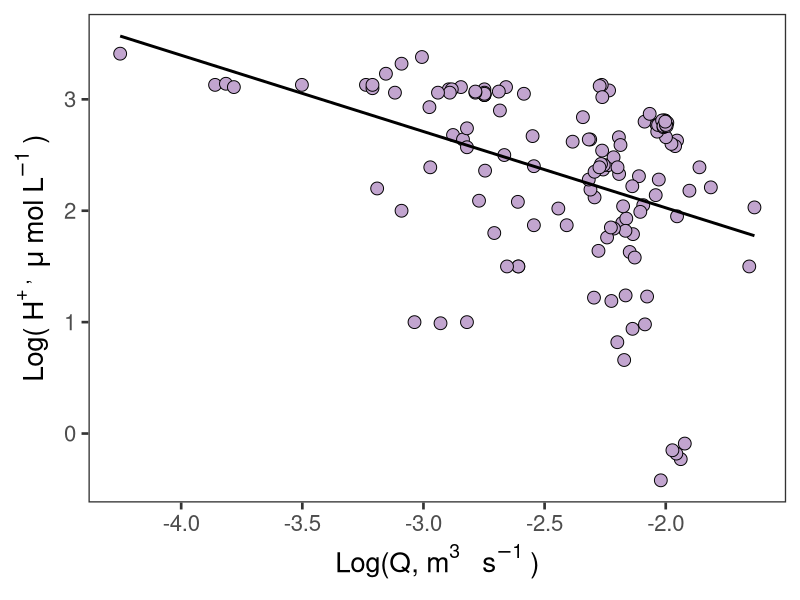
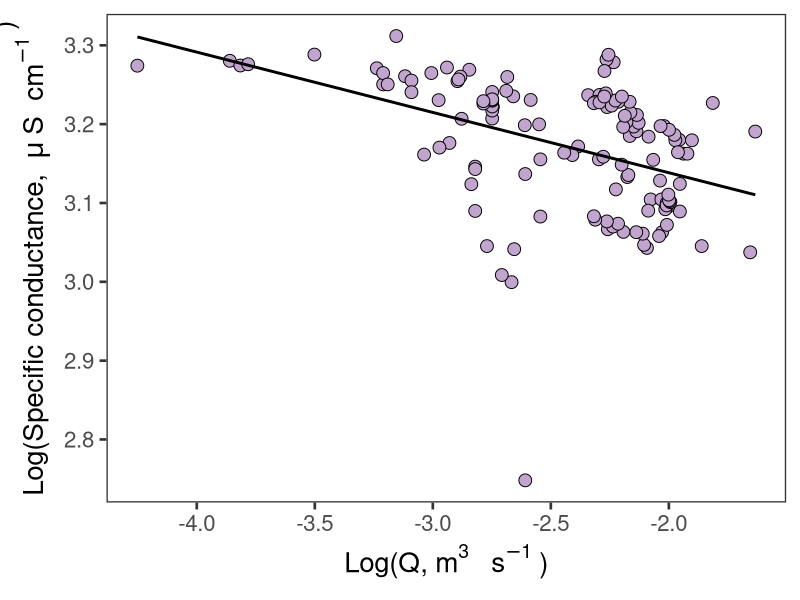
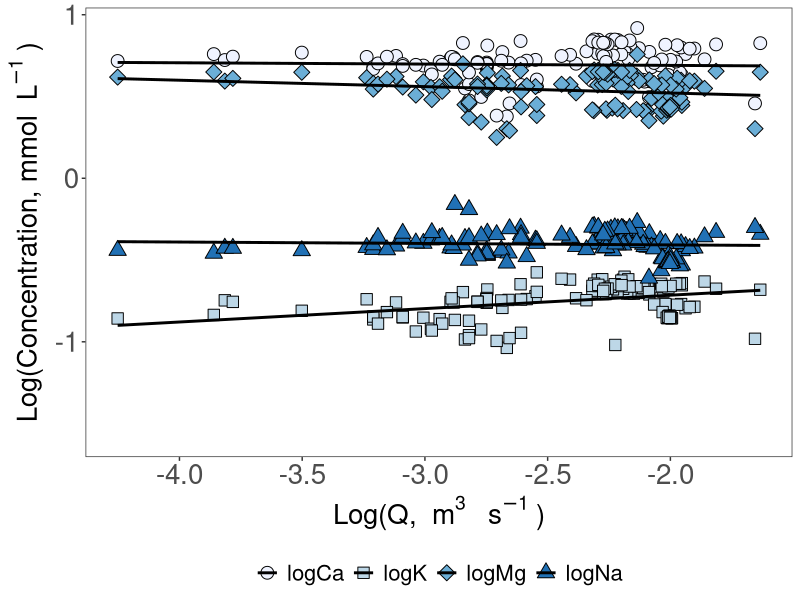
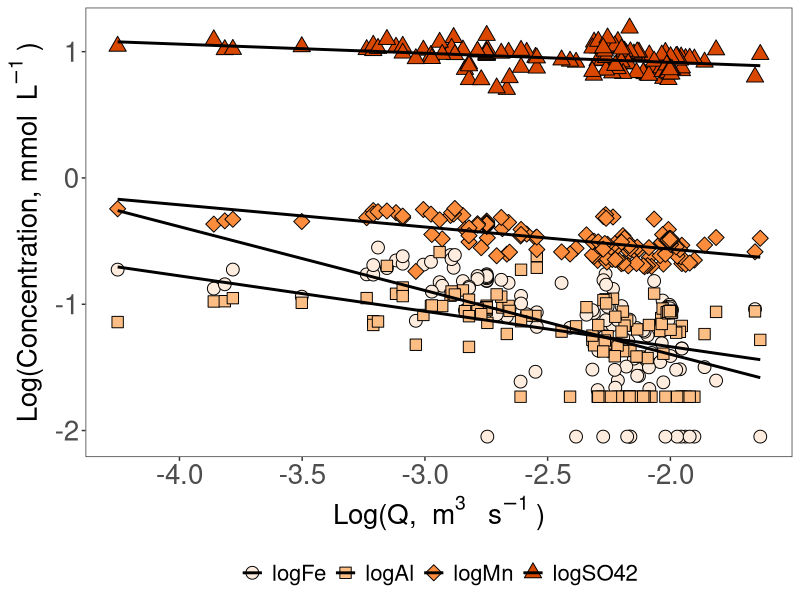
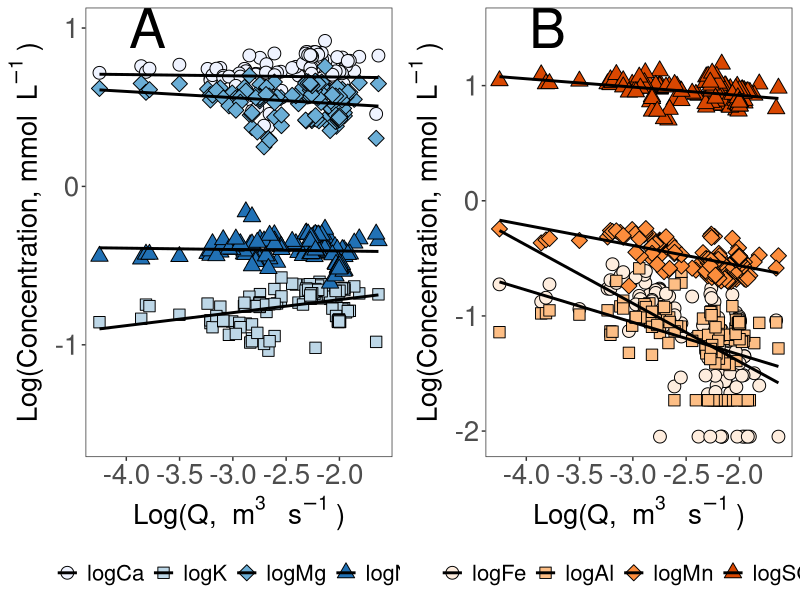
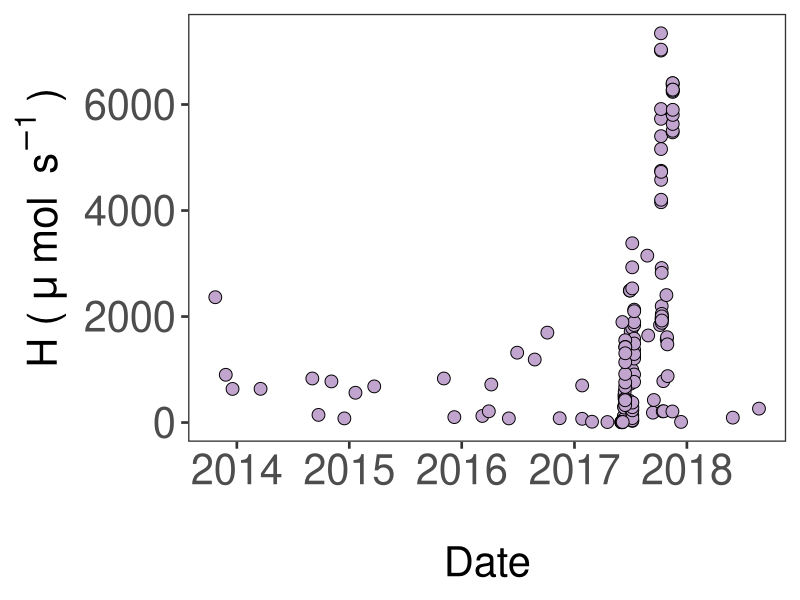
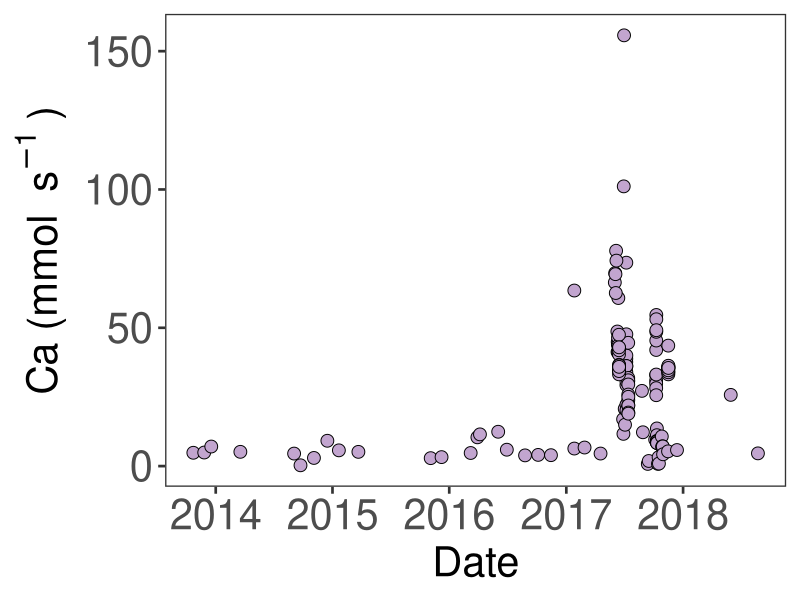
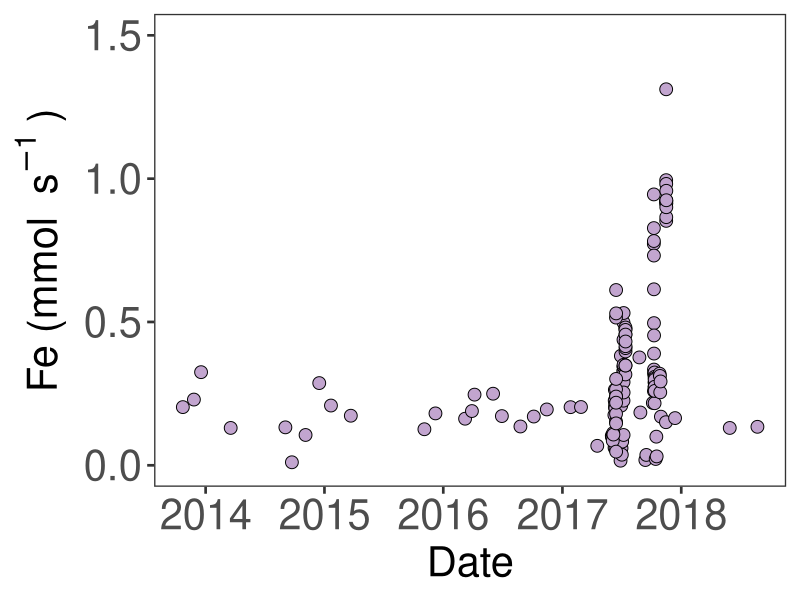

Source code (R) for these figures, in order:
# Rename columns to be R friendly

newname<-c("sample_name","date_and_time","Q_m3s","Al_mgL","Ca_mgL","Fe_mgL","K_mgL","Mg_mgL","Mn_mgL","Na_mgL","SO42_mgL","pH","EC")
CQ<-read.csv(file="CQ.csv",header=TRUE)
colnames(CQ)<-newname

#Transform mg/L to mmol/L

CQ$Al_mmolL<-(CQ$Al_mgL/26.982)
CQ$Ca_mmolL<-(CQ$Ca_mgL/40.08)
CQ$Fe_mmolL<-(CQ$Fe_mgL/55.845)
CQ$K_mmolL<-(CQ$K_mgL/39.099)
CQ$Mg_mmolL<-(CQ$Mg_mgL/24.305)
CQ$Mn_mmolL<-(CQ$Mn_mgL/54.938)
CQ$Na_mmolL<-(CQ$Na_mgL/22.99)
CQ$SO42_mmolL<-(CQ$SO42_mgL/96.06)

#Transform pH to H+ mg/L

CQ$H_molL<-(10^(-1*CQ$pH))

#H mg/L to mu/L
CQ$H_umolL<-(1000*1000*CQ$H_molL)


#Take the log of everything

CQ$logQ<-(log10(CQ$Q_m3s))
CQ$logAl<-(log10(CQ$Al_mmolL))
CQ$logCa<-(log10(CQ$Ca_mmolL))
CQ$logFe<-(log10(CQ$Fe_mmolL))
CQ$logK<-(log10(CQ$K_mmolL))
CQ$logMg<-(log10(CQ$Mg_mmolL))
CQ$logMn<-(log10(CQ$Mn_mmolL))
CQ$logNa<-(log10(CQ$Na_mmolL))
CQ$logSO42<-(log10(CQ$SO42_mmolL))
CQ$logH<-(log10(CQ$H_umolL))
CQ$logEC<-(log10(CQ$EC))

#write to csv
write.csv(CQ,"CQdata.csv")

#H+ plot
library(ggplot2)
pal="#c2a5cf"
shape1=21
CQH<-ggplot(CQ, aes(logQ,logH))+
  geom_point(colour="black",size=4, fill=pal, pch=shape1)+
  theme_bw(base_size=20)+
  theme(panel.grid.major = element_blank(), panel.grid.minor = element_blank())+
  guides(fill=guide_legend(title="Depth (cm)"))+
  xlab("\nLog(Q,"~m^3~" "~s^-1~")")+
  ylab("Log("~H^+~", "~mu~"mol"~L^-1~")")+
  geom_smooth(method=lm,colour="black",se=FALSE)
#Call the graph
CQH
pHregression<-lm(logH~logQ,data=CQ)
pHregression
summary(pHregression)

#save to pdf
pdf("CQH.pdf",height=6,width=8)
CQH
dev.off()

#EC plot
library(ggplot2)
pal="#c2a5cf"
shape1=21
CQEC<-ggplot(CQ, aes(logQ,logEC))+
  geom_point(colour="black",size=4, fill=pal, pch=shape1)+
  theme_bw(base_size=20)+
  theme(panel.grid.major = element_blank(), panel.grid.minor = element_blank())+
  guides(fill=guide_legend(title="Depth (cm)"))+
  xlab("\nLog(Q,"~m^3~" "~s^-1~")")+
  ylab("Log(Specific conductance, "~mu~"S "~cm^-1~")\n")+
  geom_smooth(method=lm,colour="black",se=FALSE)
#Call the graph
CQEC

ECregression<-lm(logEC~logQ,data=CQ)
ECregression
summary(ECregression)

#save to pdf
pdf("CQEC.pdf",height=6,width=8)
CQEC
dev.off()

#Reshape the data for basecation CQ plot
CQvarsforbasemelt<-c("logQ","logCa","logK","logMg","logNa")
CQforbasemelt<-CQ[CQvarsforbasemelt]
library(reshape2)
longbaseCQ<-melt(CQforbasemelt,id.vars=c("logQ"),variable.name="ion",value.name="concentration")

#All base cations plot
library(ggplot2)
pal<-c("#eff3ff","#bdd7e7","#6baed6","#2171b5")
shape1<-c(21,22,23,24)
CQbasecat<-ggplot(longbaseCQ, aes(x=logQ,y=concentration,fill=as.factor(ion),shape=as.factor(ion)))+
  geom_point(colour="black",size=4)+
  scale_shape_manual(values=shape1)+    
  scale_fill_manual(values=pal)+
  geom_smooth(method=lm,colour="black",se=FALSE)+
  theme_bw()+
  theme(text = element_text(size=20))+
  theme(axis.text=element_text(size=20))+
  theme(panel.grid.major = element_blank(), panel.grid.minor = element_blank())+
  theme(legend.position="bottom")+
  theme(legend.title=element_blank())+
  guides(fill=guide_legend(title="ion"),shape=guide_legend(title="ion"))+
  xlab("\nLog(Q, "~m^3~" "~s^-1~")")+
  ylab("Log(Concentration, mmol "~L^-1~")")

#Call the graph
CQbasecat

Caregression<-lm(logCa~logQ,data=CQ)
Caregression
summary(Caregression)

Mgregression<-lm(logMg~logQ,data=CQ)
Mgregression
summary(Mgregression)

Naregression<-lm(logNa~logQ,data=CQ)
Naregression
summary(Naregression)

Kregression<-lm(logK~logQ,data=CQ)
Kregression
summary(Kregression)

#Reshape the data for AMD CQ plot
CQvarsforamdmelt<-c("logQ","logFe","logAl","logMn","logSO42")
CQforamdmelt<-CQ[CQvarsforamdmelt]
library(reshape2)
longamdCQ<-melt(CQforamdmelt,id.vars=c("logQ"),variable.name="ion",value.name="concentration")

#Plot amd derived CQ (Fe, Mn, Al, SO42-)
#All CQ ions plot
#Add in lines and why is the legend not working?
library(ggplot2)
pal<-c("#feedde","#fdbe85","#fd8d3c","#d94701")
shape1<-c(21,22,23,24)
CQAMD<-ggplot(longamdCQ, aes(x=logQ,y=concentration,fill=as.factor(ion), shape=as.factor(ion)))+
  geom_point(colour="black",size=4)+
  scale_shape_manual(values=shape1)+    
  scale_fill_manual(values=pal)+
  geom_smooth(method=lm,colour="black",se=FALSE)+
  theme_bw()+
  theme(text = element_text(size=20))+
  theme(axis.text=element_text(size=20))+
  theme(panel.grid.major = element_blank(), panel.grid.minor = element_blank())+
  theme(legend.position="bottom")+
  theme(legend.title=element_blank())+
  guides(fill=guide_legend(title="ion"),shape=guide_legend(title="ion"))+
  xlab("\nLog(Q, "~m^3~" "~s^-1~")")+
  ylab("Log(Concentration, mmol "~L^-1~")")
  

#Call the graph
CQAMD

Feregression<-lm(logFe~logQ,data=CQ)
Feregression
summary(Feregression)

Mnregression<-lm(logMn~logQ,data=CQ)
Mnregression
summary(Mnregression)

Alregression<-lm(logAl~logQ,data=CQ)
Alregression
summary(Alregression)

SO42regression<-lm(logSO42~logQ,data=CQ)
SO42regression
summary(SO42regression)

#Put CQ plots in one figure
library(gridExtra)
CQbasecat.1<-CQbasecat+annotate("text",x=-3.8,y=1,label="A",size=14)
CQAMD.1<-CQAMD+annotate("text",x=-3.8,y=1.5,label="B",size=14)

grid.arrange(arrangeGrob(CQbasecat.1,CQAMD.1, ncol=2, widths=c(1,1)))

#Save to PDF
pdf("CQgraphs.pdf",height=8,width=10)
grid.arrange(arrangeGrob(CQbasecat.1,CQAMD.1, ncol=2, widths=c(1,1)))
dev.off()

#Convert CQ to LQ

CQ$Ca_load <- CQ$Ca_mmolL*CQ$Q_m3s*1000
CQ$Fe_load <- CQ$Fe_mmolL*CQ$Q_m3s*1000
CQ$K_load <- CQ$K_mmolL*CQ$Q_m3s*1000
CQ$Mg_load <- CQ$Mg_mmolL*CQ$Q_m3s*1000
CQ$Mn_load <- CQ$Mn_mmolL*CQ$Q_m3s*1000
CQ$Na_load <- CQ$Na_mmolL*CQ$Q_m3s*1000
CQ$Al_load <- CQ$Al_mmolL*CQ$Q_m3s*1000
CQ$SO42_load <- CQ$SO42_mmolL*CQ$Q_m3s*1000
CQ$H_load <- CQ$H_umolL*CQ$Q_m3s*1000

#Log of loads
CQ$logCa_load <- log10(CQ$Ca_load)
CQ$logFe_load <- log10(CQ$Fe_load)
CQ$logK_load <- log10(CQ$K_load)
CQ$logMg_load <- log10(CQ$Mg_load)
CQ$logMn_load <- log10(CQ$Mn_load)
CQ$logNa_load <- log10(CQ$Na_load)
CQ$logAl_load <- log10(CQ$Al_load)
CQ$logSO42_load <- log10(CQ$SO42_load)
CQ$logH_load <- log10(CQ$H_load)

#newdate
library(lubridate)
CQ$newdate<-mdy_hm(CQ$date_and_time)

#Plot H load per date
library(ggplot2)
pal="#c2a5cf"
shape1=21
HLoad<-ggplot(CQ, aes(newdate,H_load))+
  geom_point(colour="black",size=4, fill=pal, pch=shape1)+
  theme_bw(base_size=20)+
  theme(text = element_text(size=30))+
  theme(axis.text=element_text(size=30))+
  theme(panel.grid.major = element_blank(), panel.grid.minor = element_blank())+
  xlab("\nDate")+
  ylab("H ("~mu~"mol "~s^-1~")")
#Call the graph
HLoad

#Save to PDF
pdf("HLoadbydate.pdf",height=8,width=8)
HLoad
dev.off()

#Plot Ca load per date
library(ggplot2)
pal="#c2a5cf"
shape1=21
CaLoad<-ggplot(CQ, aes(newdate,Ca_load))+
  geom_point(colour="black",size=4, fill=pal, pch=shape1)+
  theme_bw(base_size=20)+
  theme(text = element_text(size=30))+
  theme(axis.text=element_text(size=30))+
  theme(panel.grid.major = element_blank(), panel.grid.minor = element_blank())+
  xlab("Date")+
  ylab("Ca (mmol "~s^-1~")")
#Call the graph
CaLoad

#Plot Fe load per date
library(ggplot2)
pal="#c2a5cf"
shape1=21
FeLoad<-ggplot(CQ, aes(newdate,Fe_load))+
  geom_point(colour="black",size=4, fill=pal, pch=shape1)+
  theme_bw(base_size=20)+
  theme(text = element_text(size=30))+
  theme(axis.text=element_text(size=30))+
  theme(panel.grid.major = element_blank(), panel.grid.minor = element_blank())+
  xlab("Date")+
  ylim(0,1.5)+
  ylab("Fe (mmol "~s^-1~")")
#Call the graph
FeLoad

#Plot K load per date
library(ggplot2)
pal="#c2a5cf"
shape1=21
KLoad<-ggplot(CQ, aes(newdate,K_load))+
  geom_point(colour="black",size=4, fill=pal, pch=shape1)+
  theme_bw(base_size=20)+
  theme(text = element_text(size=30))+
  theme(axis.text=element_text(size=30))+
  theme(panel.grid.major = element_blank(), panel.grid.minor = element_blank())+
  xlab("Date")+
  ylab("K (mmol "~s^-1~")")
#Call the graph
KLoad

#Plot Mg load per date
library(ggplot2)
pal="#c2a5cf"
shape1=21
MgLoad<-ggplot(CQ, aes(newdate,Mg_load))+
  geom_point(colour="black",size=4, fill=pal, pch=shape1)+
  theme_bw(base_size=20)+
  theme(text = element_text(size=30))+
  theme(axis.text=element_text(size=30))+
  theme(panel.grid.major = element_blank(), panel.grid.minor = element_blank())+
  xlab("Date")+
  ylab("Mg (mmol "~s^-1~")")
#Call the graph
MgLoad

#Plot Mn load per date
library(ggplot2)
pal="#c2a5cf"
shape1=21
MnLoad<-ggplot(CQ, aes(newdate,Mn_load))+
  geom_point(colour="black",size=4, fill=pal, pch=shape1)+
  theme_bw(base_size=20)+
  theme(text = element_text(size=30))+
  theme(axis.text=element_text(size=30))+
  theme(panel.grid.major = element_blank(), panel.grid.minor = element_blank())+
  xlab("Date")+
  ylab("Mn (mmol "~s^-1~")")
#Call the graph
MnLoad

#Plot Na load per date
library(ggplot2)
pal="#c2a5cf"
shape1=21
NaLoad<-ggplot(CQ, aes(newdate,Na_load))+
  geom_point(colour="black",size=4, fill=pal, pch=shape1)+
  theme_bw(base_size=20)+
  theme(text = element_text(size=30))+
  theme(axis.text=element_text(size=30))+
  theme(panel.grid.major = element_blank(), panel.grid.minor = element_blank())+
  xlab("Date")+
  ylab("Na (mmol "~s^-1~")")
#Call the graph
NaLoad

#Plot Al load per date
library(ggplot2)
pal="#c2a5cf"
shape1=21
AlLoad<-ggplot(CQ, aes(newdate,Al_load))+
  geom_point(colour="black",size=4, fill=pal, pch=shape1)+
  theme_bw(base_size=20)+
  theme(text = element_text(size=30))+
  theme(axis.text=element_text(size=30))+
  theme(panel.grid.major = element_blank(), panel.grid.minor = element_blank())+
  xlab("Date")+
  ylim(0,1.5)+
  ylab("Al (mmol "~s^-1~")")
#Call the graph
AlLoad

#Plot SO42 load per date
library(ggplot2)
pal="#c2a5cf"
shape1=21
SO42Load<-ggplot(CQ, aes(newdate,SO42_load))+
  geom_point(colour="black",size=4, fill=pal, pch=shape1)+
  theme_bw(base_size=20)+
  theme(text = element_text(size=30))+
  theme(axis.text=element_text(size=30))+
  theme(panel.grid.major = element_blank(), panel.grid.minor = element_blank())+
  xlab("Date")+
  ylab("S"~O[4]^-2~" (mmol "~s^-1~")")
#Call the graph
SO42Load


#Put all load by date plots in one figure
library(gridExtra)
library(lubridate)
startdate<-"2017-06-12"
xposition<-date(startdate)
CaLoad.1<-CaLoad+guides(fill=FALSE,shape=FALSE)+annotate("text",x=xposition,y=8,label="E",size=14)
FeLoad.1<-FeLoad+guides(fill=FALSE,shape=FALSE)+annotate("text",x=xposition,y=0.28,label="A",size=14)
KLoad.1<-KLoad+guides(fill=FALSE,shape=FALSE)+annotate("text",x=xposition,y=0.35,label="G",size=14)
MgLoad.1<-MgLoad+guides(fill=FALSE,shape=FALSE)+annotate("text",x=xposition,y=5.5,label="F",size=14)
MnLoad.1<-MnLoad+guides(fill=FALSE,shape=FALSE)+annotate("text",x=xposition,y=0.6,label="B",size=14)
NaLoad.1<-NaLoad+guides(fill=FALSE,shape=FALSE)+annotate("text",x=xposition,y=0.7,label="H",size=14)
AlLoad.1<-AlLoad+guides(fill=FALSE,shape=FALSE)+annotate("text",x=xposition,y=0.19,label="C",size=14)
SO42Load.1<-SO42Load+guides(fill=FALSE,shape=FALSE)+annotate("text",x=xposition,y=15,label="D",size=12.5)
grid.arrange(arrangeGrob(FeLoad,MnLoad,AlLoad,SO42Load, CaLoad, MgLoad, KLoad, NaLoad, ncol=2, widths=c(1,1)))

#Save to PDF
pdf("Outloadbydate.pdf",height=20,width=25)
grid.arrange(arrangeGrob(FeLoad,MnLoad,AlLoad,SO42Load, CaLoad, MgLoad, KLoad, NaLoad, ncol=2, widths=c(1,1)))
dev.off()

#Reshape the data for LQ plot
LQvarsforamdmelt<-c("Q_m3s","H_load","Ca_load","Fe_load","Al_load","K_load","Mg_load","Mn_load","Na_load","SO42_load")
LQforamdmelt<-CQ[LQvarsforamdmelt]
library(reshape2)
longLQ<-melt(LQforamdmelt,id.vars=c("Q_m3s"),variable.name="ion",value.name="load")

#LQ for H
library(ggplot2)
pal="#c2a5cf"
shape1=21
HLQ<-ggplot(CQ, aes(logQ,logH_load))+
  geom_point(colour="black",size=4, fill=pal, pch=shape1)+
  theme_bw(base_size=20)+
  theme(text = element_text(size=30))+
  theme(axis.text=element_text(size=30))+
  theme(panel.grid.major = element_blank(), panel.grid.minor = element_blank())+
  xlab("log(Q, "~m^3~s^-1~")")+
  ylab("log(H, "~mu~"mol "~s^-1~")")
#Call the graph
HLQ

#Save to PDF
pdf("HLQ.pdf",height=10,width=10)
HLQ
dev.off()

#LQ for Ca
library(ggplot2)
pal="#c2a5cf"
shape1=21
CaLQ<-ggplot(CQ, aes(logQ,logCa_load))+
  geom_point(colour="black",size=4, fill=pal, pch=shape1)+
  theme_bw(base_size=20)+
  theme(text = element_text(size=30))+
  theme(axis.text=element_text(size=30))+
  theme(panel.grid.major = element_blank(), panel.grid.minor = element_blank())+
  xlab("log(Q, "~m^3~s^-1~")")+
  ylab("log(Ca, mmol "~s^-1~")")
#Call the graph
CaLQ

#LQ for Fe
library(ggplot2)
pal="#c2a5cf"
shape1=21
FeLQ<-ggplot(CQ, aes(logQ,logFe_load))+
  geom_point(colour="black",size=4, fill=pal, pch=shape1)+
  theme_bw(base_size=20)+
  theme(text = element_text(size=30))+
  theme(axis.text=element_text(size=30))+
  theme(panel.grid.major = element_blank(), panel.grid.minor = element_blank())+
  xlab("log(Q, "~m^3~s^-1~")")+
  ylab("log(Fe, mmol "~s^-1~")")
#Call the graph
FeLQ

#LQ for K
library(ggplot2)
pal="#c2a5cf"
shape1=21
KLQ<-ggplot(CQ, aes(logQ,logK_load))+
  geom_point(colour="black",size=4, fill=pal, pch=shape1)+
  theme_bw(base_size=20)+
  theme(text = element_text(size=30))+
  theme(axis.text=element_text(size=30))+
  theme(panel.grid.major = element_blank(), panel.grid.minor = element_blank())+
  xlab("log(Q, "~m^3~s^-1~")")+
  ylim(-1.5,1)+
  ylab("log(K, mmol "~s^-1~")")
#Call the graph
KLQ

#LQ for Mg
library(ggplot2)
pal="#c2a5cf"
shape1=21
MgLQ<-ggplot(CQ, aes(logQ,logMg_load))+
  geom_point(colour="black",size=4, fill=pal, pch=shape1)+
  theme_bw(base_size=20)+
  theme(text = element_text(size=30))+
  theme(axis.text=element_text(size=30))+
  theme(panel.grid.major = element_blank(), panel.grid.minor = element_blank())+
  xlab("log(Q, "~m^3~s^-1~")")+
  ylab("log(Mg, mmol "~s^-1~")")
#Call the graph
MgLQ

#LQ for Mn
library(ggplot2)
pal="#c2a5cf"
shape1=21
MnLQ<-ggplot(CQ, aes(logQ,logMn_load))+
  geom_point(colour="black",size=4, fill=pal, pch=shape1)+
  theme_bw(base_size=20)+
  theme(text = element_text(size=30))+
  theme(axis.text=element_text(size=30))+
  theme(panel.grid.major = element_blank(), panel.grid.minor = element_blank())+
  xlab("log(Q, "~m^3~s^-1~")")+
  ylim(-1.5,1)+
  ylab("log(Mn, mmol "~s^-1~")")
#Call the graph
MnLQ

#LQ for Na
library(ggplot2)
pal="#c2a5cf"
shape1=21
NaLQ<-ggplot(CQ, aes(logQ,logNa_load))+
  geom_point(colour="black",size=4, fill=pal, pch=shape1)+
  theme_bw(base_size=20)+
  theme(text = element_text(size=30))+
  theme(axis.text=element_text(size=30))+
  theme(panel.grid.major = element_blank(), panel.grid.minor = element_blank())+
  xlab("log(Q, "~m^3~s^-1~")")+
  ylab("log(Na, mmol "~s^-1~")")
#Call the graph
NaLQ

#LQ for Al
library(ggplot2)
pal="#c2a5cf"
shape1=21
AlLQ<-ggplot(CQ, aes(logQ,logAl_load))+
  geom_point(colour="black",size=4, fill=pal, pch=shape1)+
  theme_bw(base_size=20)+
  theme(text = element_text(size=30))+
  theme(axis.text=element_text(size=30))+
  theme(panel.grid.major = element_blank(), panel.grid.minor = element_blank())+
  xlab("log(Q, "~m^3~s^-1~")")+
  ylab("log(Al, mmol "~s^-1~")")
#Call the graph
AlLQ

#LQ for SO42
library(ggplot2)
pal="#c2a5cf"
shape1=21
SO42LQ<-ggplot(CQ, aes(logQ,logSO42_load))+
  geom_point(colour="black",size=4, fill=pal, pch=shape1)+
  theme_bw(base_size=20)+
  theme(text = element_text(size=30))+
  theme(axis.text=element_text(size=30))+
  theme(panel.grid.major = element_blank(), panel.grid.minor = element_blank())+
  xlab("log(Q, "~m^3~s^-1~")")+
  ylab("log(S"~O[4]^-2~", mmol "~s^-1~")")
#Call the graph
SO42LQ

#Put all load by date plots in one figure
library(gridExtra)
grid.arrange(arrangeGrob(FeLQ,MnLQ,AlLQ,SO42LQ, CaLQ, MgLQ, KLQ, NaLQ, ncol=2, widths=c(1,1)))

#Save to PDF
pdf("OutLQ.pdf",height=20,width=25)
grid.arrange(arrangeGrob(FeLQ,MnLQ,AlLQ,SO42LQ, CaLQ, MgLQ, KLQ, NaLQ, ncol=2, widths=c(1,1)))
dev.off()

#Reshape the data for basecation LQ plot
LQvarsforbasemelt<-c("logQ","logCa_load","logK_load","logMg_load","logNa_load")
LQforbasemelt<-CQ[LQvarsforbasemelt]
library(reshape2)
longbaseLQ<-melt(LQforbasemelt,id.vars=c("logQ"),variable.name="ion",value.name="load")

#All base cations plot
library(ggplot2)
pal<-c("#eff3ff","#bdd7e7","#6baed6","#2171b5")
shape1<-c(21,22,23,24)
LQbasecat<-ggplot(longbaseLQ, aes(x=logQ,y=load,fill=as.factor(ion),shape=as.factor(ion)))+
  geom_point(colour="black",size=4)+
  scale_shape_manual(values=shape1)+    
  scale_fill_manual(values=pal)+
  geom_smooth(method=lm,colour="black",se=FALSE)+
  theme_bw()+
  theme(text = element_text(size=20))+
  theme(axis.text=element_text(size=20))+
  theme(panel.grid.major = element_blank(), panel.grid.minor = element_blank())+
  theme(legend.position="bottom")+
  theme(legend.title=element_blank())+
  guides(fill=guide_legend(title="ion"),shape=guide_legend(title="ion"))+
  xlab("\nLog(Q, "~m^3~" "~s^-1~")")+
  ylab("Log(Load, mmol "~s^-1~")")

#Call the graph
LQbasecat

#Reshape the data for AMD CQ plot
LQvarsforamdmelt<-c("logQ","logFe_load","logAl_load","logMn_load","logSO42_load")
LQforamdmelt<-CQ[LQvarsforamdmelt]
library(reshape2)
longamdLQ<-melt(LQforamdmelt,id.vars=c("logQ"),variable.name="ion",value.name="load")

#Plot amd derived CQ (Fe, Mn, Al, SO42-)
#All CQ ions plot
#Add in lines and why is the legend not working?
library(ggplot2)
pal<-c("#feedde","#fdbe85","#fd8d3c","#d94701")
shape1<-c(21,22,23,24)
LQAMD<-ggplot(longamdLQ, aes(x=logQ,y=load,fill=as.factor(ion), shape=as.factor(ion)))+
  geom_point(colour="black",size=4)+
  scale_shape_manual(values=shape1)+    
  scale_fill_manual(values=pal)+
  geom_smooth(method=lm,colour="black",se=FALSE)+
  theme_bw()+
  theme(text = element_text(size=20))+
  theme(axis.text=element_text(size=20))+
  theme(panel.grid.major = element_blank(), panel.grid.minor = element_blank())+
  theme(legend.position="bottom")+
  theme(legend.title=element_blank())+
  guides(fill=guide_legend(title="ion"),shape=guide_legend(title="ion"))+
  xlab("\nLog(Q, "~m^3~" "~s^-1~")")+
  ylab("Log(Load, mmol "~s^-1~")")


#Call the graph
LQAMD

#Put CQ plots in one figure
library(gridExtra)
LQbasecat.1<-LQbasecat+annotate("text",x=-3.8,y=2,label="A",size=14)
LQAMD.1<-LQAMD+annotate("text",x=-3.8,y=2.1,label="B",size=14)

grid.arrange(arrangeGrob(LQbasecat.1,LQAMD.1, ncol=2, widths=c(1,1)))

#Save to PDF
pdf("LQgraphs.pdf",height=8,width=12)
grid.arrange(arrangeGrob(LQbasecat.1,LQAMD.1, ncol=2, widths=c(1,1)))
dev.off()
